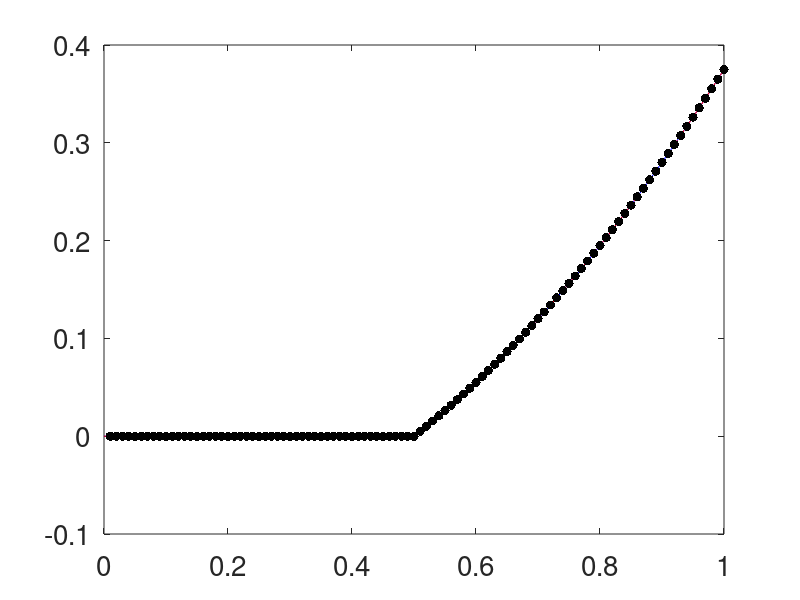

Write MATLAB code to recreate this figure.
%Cones and Kernel Approximation for Guarantees
%% Preliminaries
clear all
close all
format compact
set(0,'defaultaxesfontsize',20,'defaulttextfontsize',20)
theta=pi;
%testfun=@(x) exp(theta*x)-1;
testfun=@(x) (x.^2/2-1/8).*(x>1/2);
tau=pi;
epsilon = 1e-2;

%% Kernel
gamma=1;
kernel=@(x,t) gamma*bsxfun(@min,x,t');

%% Data and spline approximation
n=100
xnode=linspace(1/n,1,n)';
Kmat=kernel(xnode,xnode);
condK=cond(Kmat)
y=testfun(xnode);
c=Kmat\y;
splinef=@(x) kernel(x,xnode)*c;

%% Plot of test function and spline
nplot=500;
xplot=linspace(0,1,nplot)';
plot(xplot,testfun(xplot),'b-',...
    xplot,splinef(xplot),'r--',...
    xnode,y,'k.','markersize',20,...
    'linewidth',3)
ntest=1000;
xtest=linspace(0,1,ntest)';

%% Root mean square error
error2=sqrt(mean((testfun(xtest)-splinef(xtest)).^2))
error_sup=max(abs(testfun(xtest)-splinef(xtest)))
%normHsplinef=sqrt(c'*y)
xtPlus=bsxfun(@plus,xnode,xnode');
xtTimes=bsxfun(@times,xnode,xnode');
xtMin=bsxfun(@min,xnode,xnode');
xtMax=bsxfun(@max,xnode,xnode');
Ktildemat = gamma^2*(xtMin.^3/3+xtMin.*(xtMax.^2-xtMin.^2)/2+xtTimes.*(1-xtMax));
condKtilde=cond(Ktildemat)
traceKK=trace(Ktildemat/Kmat)
Herrbd=sqrt(gamma/2-traceKK)
%guesserrest=Herrbd*normHsplinef

%% Algorithm 1 Stage 1
normTsplinef=sqrt(c'*Ktildemat*c);
ErrBound = tau*Herrbd*normTsplinef/(1-tau*Herrbd)
